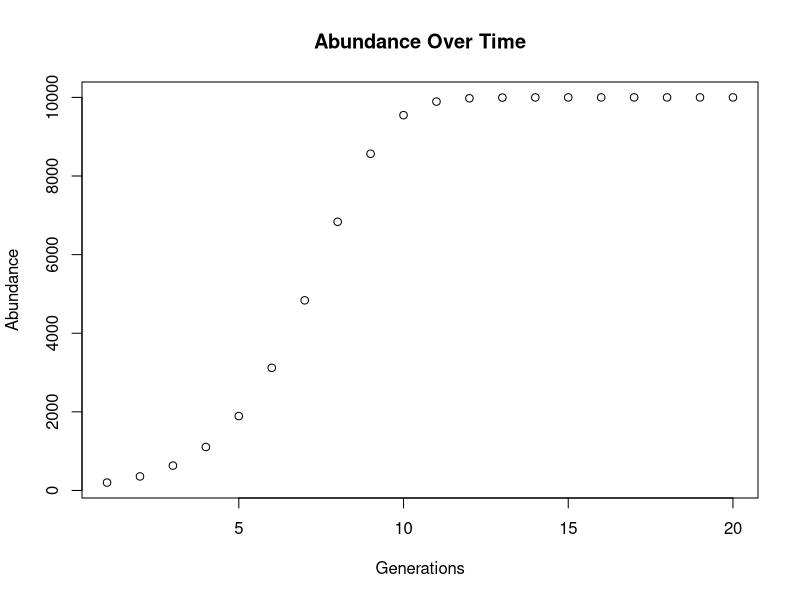

This chart was generated by the following R code:
# EBIO 5420: Computational Biology
# Prof: Samuel Flaxman
# Student: Lukas Buecherl
# Lab 8
###############################################################################

# Lab step #3: 

# Set working directory 
setwd("/Users/lukas/Library/Mobile Documents/com~apple~CloudDocs/CU Boulder/Spring 2021/Computational Biology/CompBioLabsAndHW/Labs/Lab08")


# Define the funciton:
discreteTimeLogisticGrowthEquation <- function(r, K, generations, initPop){
  
  # Function to calculate the discrete-time logistic growth model 
  # Inputs:
  # r: Intrinsic growth rate of the population
  # K: Environmental carrying capacity for the population
  # generations: Number of generations to be calculated
  # initPop: Initial abundance of the first generation
  # Output:
  # Plot of abundance over time
  
  
  time <- 1:generations # Timeframe
  n <- rep(NA, generations) # Pre-allocate
  n[1] <- initPop # Abundance of the population first generation
  
  for(t in 2:generations){
    n[t] = n[t-1] + ( r * n[t-1] * (K - n[t-1])/K )
  }
  
  plot(time,n, xlab = "Generations", ylab = "Abundance", main = "Abundance Over Time")
  
  result <- cbind(time, n)
  colnames(result) <- c("generations", "abundance")
  write.csv(result,"discreteTimeLogisticGrowth.csv")
}



# Test the function:
K <- 10000 
r <- 0.8
generations <- 20
initPop <- 200


# Save the data
discreteTimeLogisticGrowthEquation(r, K, generations, initPop)







